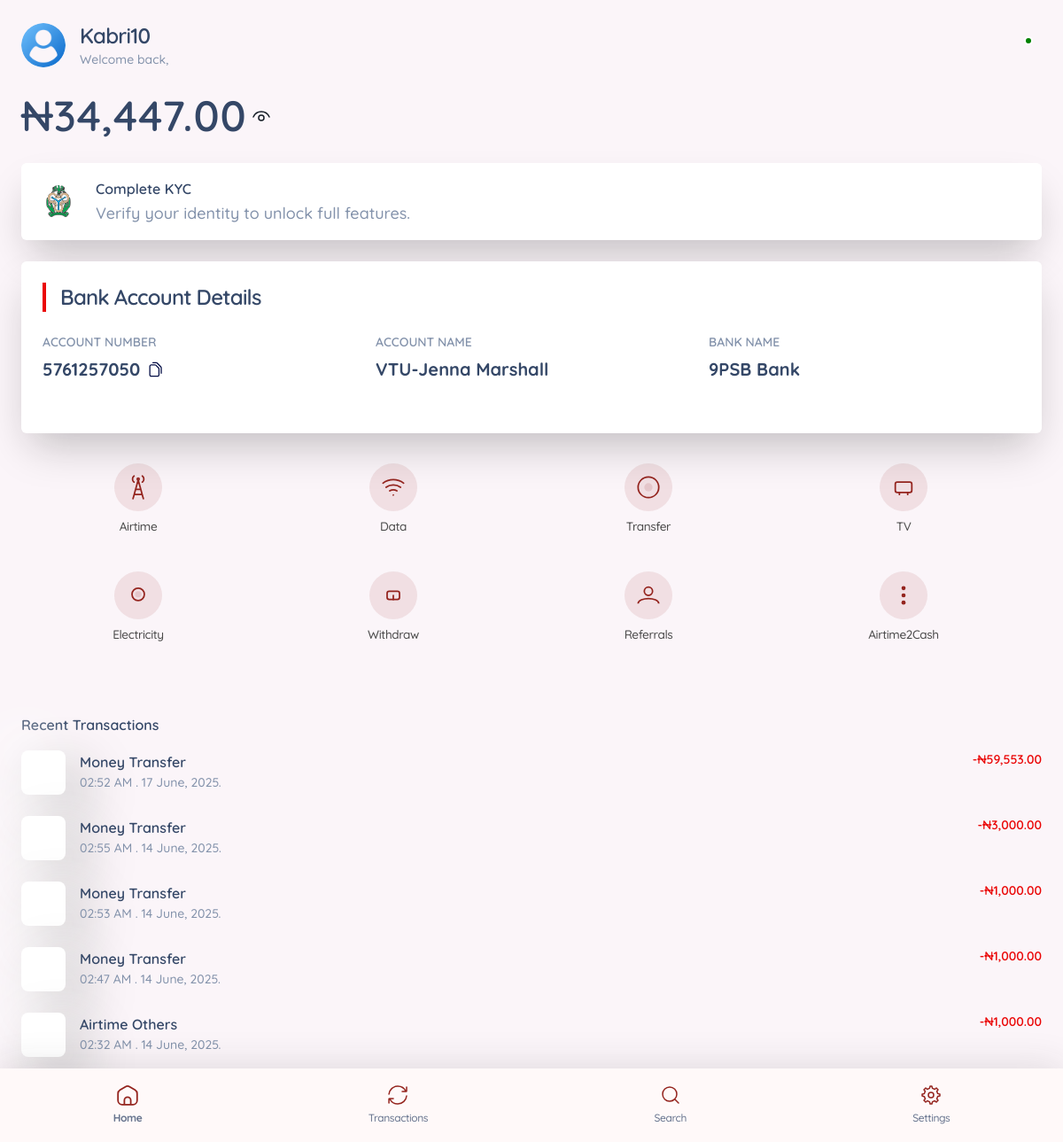
The app's page /public/pages/dashboard.php (signed in) with its own data.
### tables this page shows
CREATE TABLE `users` (
  `user_id` int(11) NOT NULL,
  `virtual_account` varchar(20) DEFAULT NULL,
  `account_name` varchar(50) NOT NULL,
  `bank_name` varchar(50) NOT NULL,
  `billstack_ref` varchar(20) NOT NULL,
  `user_name` varchar(20) NOT NULL,
  `first_name` varchar(20) NOT NULL,
  `last_name` varchar(20) NOT NULL,
  `email` varchar(100) NOT NULL,
  `phone_number` varchar(11) DEFAULT NULL,
  `password` varchar(255) NOT NULL,
  `w_bank_name` varchar(50) NOT NULL,
  `w_account_number` varchar(10) NOT NULL,
  `iuc_number` varchar(10) NOT NULL,
  `txn_pin` varchar(255) DEFAULT NULL,
  `address` varchar(100) NOT NULL,
  `state` varchar(15) NOT NULL,
  `country` varchar(15) NOT NULL,
  `city` varchar(20) NOT NULL,
  `photo` varchar(255) NOT NULL DEFAULT 'uploads/default.png',
  `updated_at` datetime DEFAULT NULL,
  `created_at` timestamp NOT NULL DEFAULT current_timestamp() ON UPDATE current_timestamp(),
  `registration_id` varchar(50) NOT NULL,
  `referral_code` varchar(10) DEFAULT NULL,
  `referral_link` varchar(100) NOT NULL,
  `referred_by` varchar(10) DEFAULT NULL,
  `registration_status` enum('incomplete','complete') DEFAULT 'incomplete',
  `account_status` enum('101','102','103','104') NOT NULL DEFAULT '101',
  `kyc_value` varchar(11) DEFAULT NULL,
  `kyc_status` enum('verified','unverified','locked','banned') NOT NULL DEFAULT 'unverified',
  `kyc_type` enum('NIN','BVN') DEFAULT NULL
);

CREATE TABLE `account_balance` (
  `account_id` int(11) NOT NULL,
  `user_id` int(11) DEFAULT NULL,
  `email` varchar(255) NOT NULL,
  `phone_number` varchar(11) NOT NULL,
  `wallet_balance` decimal(15,2) DEFAULT NULL,
  `updated_at` timestamp NOT NULL DEFAULT current_timestamp() ON UPDATE current_timestamp()
);

CREATE TABLE `transactions` (
  `id` int(11) NOT NULL,
  `user_id` int(11) NOT NULL,
  `service_id` int(11) NOT NULL,
  `provider_id` int(11) DEFAULT NULL,
  `plan_id` int(11) DEFAULT NULL,
  `type` varchar(50) NOT NULL,
  `icon` varchar(50) NOT NULL DEFAULT 'ni ni-default',
  `color` varchar(50) NOT NULL DEFAULT 'text-dark',
  `direction` enum('credit','debit') NOT NULL DEFAULT 'debit',
  `description` varchar(100) NOT NULL,
  `amount` decimal(10,2) NOT NULL,
  `email` varchar(255) DEFAULT NULL,
  `reference` varchar(100) NOT NULL,
  `status` enum('success','fail') NOT NULL DEFAULT 'fail',
  `created_at` timestamp NOT NULL DEFAULT current_timestamp()
);

### public/partials/initialize.php (called while the page is built)
<?php
if (isset($_SESSION['user_id'])) {
    $user_id = $_SESSION['user_id'];
    $user = getUserInfo($pdo, $user_id);
} else {
    header('Location: ../pages/login.php');
    exit;
}

### functions/Model.php (called while the page is built, shortened)
<?php
function getUserInfo(PDO $pdo, int $user_id): array|false
{
    $stmt = $pdo->prepare("SELECT * FROM users WHERE user_id = ?");
    $stmt->execute([$user_id]);
    $user = $stmt->fetch(PDO::FETCH_ASSOC);
    return $user;
}
function getUserBalance($pdo, $user_id)
{
    $stmt = $pdo->prepare("SELECT wallet_balance FROM account_balance WHERE user_id = ?");
    $stmt->execute([$user_id]);
    $balance = $stmt->fetch();
    return number_format($balance['wallet_balance'], 2);
}
function getTransactions($pdo, $user_id, $limit = 5)
{
    try {
        $limit = (int)$limit;
        $stmt = $pdo->prepare("SELECT id, user_id, service_id, type, direction, amount, status, created_at, icon, color, description FROM transactions WHERE user_id = ? ORDER BY created_at DESC LIMIT $limit");
        $stmt->execute([$user_id]);
        $transactions = $stmt->fetchAll();
        return $transactions ?: [];
    } catch (PDOException $e) {
        echo $e->getMessage();
        return [];
    }
}

### public/pages/dashboard.php (the view, shortened to what this page needs)
<?php
require __DIR__ . '/../../config/config.php';
require __DIR__ . '/../../functions/Model.php';
require __DIR__ . '/../partials/header.php';
require __DIR__ . '/../partials/initialize.php';
?>
<body>
    <main class="container-fluid py-4 mb-5">
        <header class="d-flex justify-content-between align-items-center mb-4">
            <div class="d-flex align-items-center">
                <a href="profile.php">
                    <img src="<?= $user['photo'] ?>" alt="photo" class="profile-avatar">
                </a>
                <div class="ms-3">
                    <h4 class="fs-4 fw-bold mb-0 text-capitalize"><?= $user['user_name'] ?? $user['first_name']; ?></h4>
                    <p class="text-secondary text-sm m-0">Welcome back,</p>
                </div>
            </div>
            <div class="notification-icon">
                <a href="notifications.php">
                    <span class="notification-badge"></span>
                </a>
            </div>
        </header>
        <div class="d-flex align-items-center">
            <h1 class="display-5 fw-bold text-center mb-0" id="balanceAmount"><?= "&#8358;" . getUserBalance($pdo, $user_id) ?></h1>
            <button class="btn btn-link text-secondary p-0 mx-1 py-0 my-0" id="toggleBalance" type="button">
                <span id="balanceEye">
                </span>
            </button>
        </div>
        <?php
        if ($user && isset($user['kyc_status']) && $user['kyc_status'] == 'unverified') {
        ?>
            <div class="bg-white border-0 rounded shadow-xl px-4 py-3 my-4 animate-fade-in cursor-pointer" onclick="location.href='kyc.php'">
                <div class="d-flex align-items-center">
                    <img src="../assets/icons/cbn.svg" alt="" class="avatar-sm" style="max-width:50px;">
                    <div class="ms-4">
                        <h6 class="mb-0 text-dark fw-bold">Complete KYC</h6>
                        <p class="text-secondary mb-0 text-md">Verify your identity to unlock full features.</p>
                    </div>
                </div>
            </div>
        <?php
        }
        ?>
        <?php if ($user): ?>
            <div class="account-banner bg-white border-0 rounded shadow-xl p-4 my-4 animate-fade-in">
                <h4 class="mb-4 text-dark fw-bold border-start border-4 border-danger ps-3">Bank Account Details</h4>
                <div class="row text-dark">
                    <div class="col-md-4 mb-3">
                        <h6 class="text-uppercase text-secondary mb-1 text-sm">Account Number</h6>
                        <div class="d-flex align-items-center">
                            <p class="fs-5 fw-bolder me-2 mb-0" id="account-number">
                                <?= htmlspecialchars($user['virtual_account']) ?>
                            </p>
                        </div>
                    </div>
                    <div class="col-md-4 mb-3">
                        <h6 class="text-uppercase text-secondary mb-1 text-sm">Account Name</h6>
                        <p class="fs-5 fw-bolder"><?= htmlspecialchars($user['account_name']) ?></p>
                    </div>
                    <div class="col-md-4 mb-3">
                        <h6 class="text-uppercase text-secondary mb-1 text-sm">Bank Name</h6>
                        <p class="fs-5 fw-bolder"><?= htmlspecialchars($user['bank_name']) ?></p>
                    </div>
                </div>
            </div>
        <?php else: ?>
            <div class="alert alert-warning my-3">Unable to retrieve account details.</div>
        <?php endif; ?>
        <div class="row my-3 action-grid">
            <div class="col-3 text-center d-flex justify-content-center">
                <a href="buy_airtime.php" class="action-grid-btn d-flex flex-column align-items-center">
                    <span class="action-grid-icon mb-1">
                    </span>
                    <span class="action-grid-label">Airtime</span>
                </a>
            </div>
            <div class="col-3 text-center d-flex justify-content-center">
                <a href="buy_data.php" class="action-grid-btn d-flex flex-column align-items-center">
                    <span class="action-grid-icon mb-1">
                        <svg width="28" height="28" viewBox="0 0 24 24" fill="none">
                            <path d="M12 19.51L12.01 19.4989M2 8C8 3.5 16 3.5 22 8M5 12C9 8.99999 15 9 19 12M8.5 15.5C10.7504 14.1 13.2498 14.0996 15.5001 15.5"
                                stroke="var(--primary)" stroke-width="1.5" stroke-linecap="round" stroke-linejoin="round" />
                        </svg>
                    </span>
                    <span class="action-grid-label">Data</span>
                </a>
            </div>
            <div class="col-3 text-center d-flex justify-content-center">
                <a href="transfer_money.php" class="action-grid-btn d-flex flex-column align-items-center">
                    <span class="action-grid-icon mb-1">
                        <svg width="28" height="28" viewBox="0 0 24 24" fill="none">
                            <circle cx="12" cy="12" r="10" stroke="var(--primary)" stroke-width="1.5" />
                            <circle cx="12" cy="12" r="4" fill="var(--primary)" fill-opacity="0.12" />
                        </svg>
                    </span>
                    <span class="action-grid-label">Transfer</span>
                </a>
            </div>
            <div class="col-3 text-center d-flex justify-content-center">
                <a href="tv_subscription.php" class="action-grid-btn d-flex flex-column align-items-center">
                    <span class="action-grid-icon mb-1">
                        <svg width="28" height="28" viewBox="0 0 24 24" fill="none">
                            <rect x="4" y="7" width="16" height="10" rx="2" stroke="var(--primary)" stroke-width="1.5" />
                            <path d="M8 17V19M16 17V19" stroke="var(--primary)" stroke-width="1.5" stroke-linecap="round" />
                        </svg>
                    </span>
                    <span class="action-grid-label">TV</span>
                </a>
            </div>
            <div class="col-3 text-center d-flex justify-content-center">
                <a href="electricity_bills.php" class="action-grid-btn d-flex flex-column align-items-center">
                    <span class="action-grid-icon mb-1">
                        <svg width="28" height="28" viewBox="0 0 24 24" fill="none">
                            <path d="M12 17C15.3137 17 18 14.3137 18 11C18 7.68629 15.3137 5 12 5C8.68629 5 6 7.68629 6 11C6 14.3137 8.68629 17 12 17Z"
                                stroke="var(--primary)" stroke-width="1.5" />
                            <circle cx="12" cy="11" r="3" fill="var(--primary)" fill-opacity="0.12" />
                        </svg>
                    </span>
                    <span class="action-grid-label">Electricity</span>
                </a>
            </div>
            <div class="col-3 text-center d-flex justify-content-center">
                <a href="loan.php" class="action-grid-btn d-flex flex-column align-items-center">
                    <span class="action-grid-icon mb-1">
                        <svg width="28" height="28" viewBox="0 0 24 24" fill="none">
                            <rect x="6" y="8" width="12" height="8" rx="2" stroke="var(--primary)" stroke-width="1.5" />
                            <path d="M12 12V16" stroke="var(--primary)" stroke-width="1.5" stroke-linecap="round" />
                        </svg>
                    </span>
                    <span class="action-grid-label">Withdraw</span>
                </a>
            </div>
            <div class="col-3 text-center d-flex justify-content-center">
                <a href="referrals.php" class="action-grid-btn d-flex flex-column align-items-center">
                    <span class="action-grid-icon mb-1">
                    </span>
                    <span class="action-grid-label">Referrals</span>
                </a>
            </div>
            <div class="col-3 text-center d-flex justify-content-center">
                <a href="airtime-2-cash.php" class="action-grid-btn d-flex flex-column align-items-center">
                    <span class="action-grid-icon mb-1">
                        <svg width="28" height="28" viewBox="0 0 24 24" fill="none">
                            <circle cx="12" cy="12" r="2" fill="var(--primary)" />
                            <circle cx="12" cy="5" r="2" fill="var(--primary)" />
                            <circle cx="12" cy="19" r="2" fill="var(--primary)" />
                        </svg>
                    </span>
                    <span class="action-grid-label">Airtime2Cash</span>
                </a>
            </div>
        </div>
        <div class="p-0 mt-5">
            <div class="text-white">
                <h6 class="mb-3">Recent Transactions</h6>
            </div>
            <div class="transaction-list">
                <?php
                $transactions = getTransactions($pdo, $user_id);
                if (!$transactions) {
                    echo '<p class="text-center text-muted">No transactions yet.</p>';
                } else {
                    foreach ($transactions as $transaction) {
                        $icon = "<i class='{$transaction['icon']} {$transaction['color']}'></i>";
                        $textColor = $transaction['direction'] === 'credit' ? 'text-success' : 'text-danger';
                        $formattedAmount = number_format($transaction['amount'], 2);
                        $date = date("h:i A . d F, Y.", strtotime($transaction['created_at']));
                        $prefix = $transaction['direction'] === 'credit' ? '+₦' : '-₦';
                        if ($transactions) {
                ?>
                            <div class='d-flex justify-content-between align-items-top mb-3 pb-2'>
                                <div class='d-flex align-items-top'>
                                    <div class='transaction-icon'><?= $icon ?></div>
                                    <div class="mx-3">
                                        <h6 class='mb-0 text-capitalize'><?= $transaction['type'] ?></h6>
                                        <p class='text-sm text-secondary mb-0'><?= $date ?></p>
                                    </div>
                                </div>
                                <span class='<?= $textColor ?> fw-semibold text-sm'><?= $prefix . $formattedAmount ?></span>
                            </div>
                <?php
                        }
                    }
                }
                ?>
            </div>
        </div>
        <?php require __DIR__ . '/../partials/bottom-nav.php' ?>
    </main>
</body>
</html>

### records on screen
users: photo (placeholder picture), user_name "Kabri10", virtual_account "5761257050", account_name "VTU-Jenna Marshall", bank_name "9PSB Bank"
account_balance: wallet_balance "34,447.00"
transactions: type "Money Transfer", created_at "02:52 AM . 17 June, 2025.", direction "-₦", amount "59,553.00"
transactions: type "Money Transfer", created_at "02:55 AM . 14 June, 2025.", direction "-₦", amount "3,000.00"
transactions: type "Money Transfer", created_at "02:53 AM . 14 June, 2025.", direction "-₦", amount "1,000.00"
transactions: type "Money Transfer", created_at "02:47 AM . 14 June, 2025.", direction "-₦", amount "1,000.00"
transactions: type "Airtime Others", created_at "02:32 AM . 14 June, 2025.", direction "-₦", amount "1,000.00"
